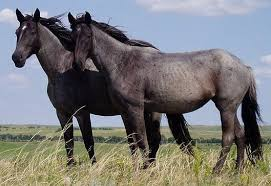
#> input picture OpenCV/Image_operations/horse.jpg, 271 x 186 px
$ python object_measurement.py --image ../Image_operations/horse.jpg   (Python 2 division)   (older library calls are emulated)
#> lines starting #> are read from the running program, lines starting #| are printed output that depends on the picture; after the words box and inside, x2 and y2 are one past the last pixel; in counts of white or black regions, pixels touching at a corner belong together
# import required modules:

from scipy.spatial import distance as dist
from imutils import perspective
from imutils import contours
import numpy as np
import argparse
import imutils
import cv2

# argument parse construction
# use this part to pass parameters like filepath and default height/width to externally run program
#from command line
ap = argparse.ArgumentParser()
ap.add_argument('-i','--image',required=True,
                help='path to input image')
ap.add_argument('-w','--width',type=float,required=False,
                help='width of the left-most object in the image')
ap.add_argument('-p','--pxpermetric',type=float,required=False,
                help='pixels per metric if known (use for only fixed camera-object pairs)')
args = vars(ap.parse_args())

# load the image, convert it to grayscale, and blur it slightly
image = cv2.imread(args["image"])
#> image is the input picture: shape (186, 271, 3); mean B, G, R 120.3, 120.3, 120.6
gray = cv2.cvtColor(image, cv2.COLOR_BGR2GRAY)
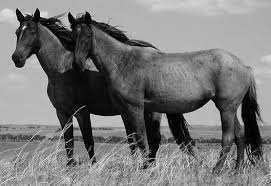
#> gray: shape (186, 271); min 0, max 242, mean 120.4
gray = cv2.GaussianBlur(gray, (7, 7), 0)
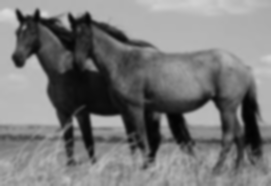
#> gray: shape (186, 271); min 2, max 218, mean 120.4

# perform edge detection, then perform a dilation + erosion to
# close gaps in between object edges
edged = cv2.Canny(gray, 50, 100)
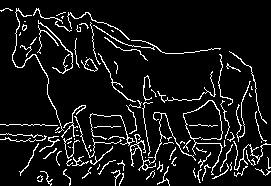
#> edged: shape (186, 271); 8.5% white in thin lines or dots
edged = cv2.dilate(edged, None, iterations=1)
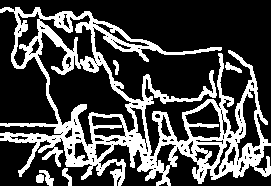
#> edged: shape (186, 271); 27.6% white; 6 white regions, box (x1, y1, x2, y2) and area: (0, 7, 271, 186) 13533, (39, 170, 54, 186) 103, (62, 168, 72, 186) 85, (225, 62, 242, 73) 84, (36, 174, 44, 183) 63, (113, 60, 119, 75) 55
edged = cv2.erode(edged, None, iterations=1)
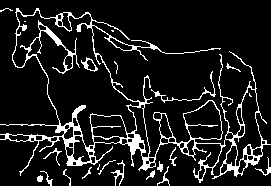
#> edged: shape (186, 271); 11% white in thin lines or dots

# find contours in the edge map
cnts = cv2.findContours(edged.copy(), cv2.RETR_EXTERNAL,
	cv2.CHAIN_APPROX_SIMPLE)
#> cnts = 19 contours, 12 with area under 20; largest, box (x1, y1, x2, y2) and area: (0, 8, 271, 183) 15381, (151, 71, 216, 103) 50, (111, 160, 125, 186) 38, (37, 175, 43, 182) 24, (255, 157, 271, 176) 24, (157, 161, 163, 172) 23, (146, 170, 155, 180) 21
cnts = cnts[0] if imutils.is_cv2() else cnts[1]

# sort the contours from left-to-right and initialize the
# 'pixels per metric' calibration variable
(cnts, _) = contours.sort_contours(cnts)
pixelsPerMetric = args['pxpermetric']

# loop over the contours individually
for c in cnts:
    #if the contour is not sufficiently large, ignore it
    if cv2.contourArea(c) < 100:
        continue

    #compute the rotated bounding box of the contour
    orig = image.copy()
    box = cv2.minAreaRect(c)
    box = cv2.cv.BoxPoints(box) if imutils.is_cv2() else cv2.boxPoints(box)

    #order the points in the contour such that they appear on corners in clockwise order
    #starting from top-left

#> (the run stopped early here; a loop or call above may not have finished)
